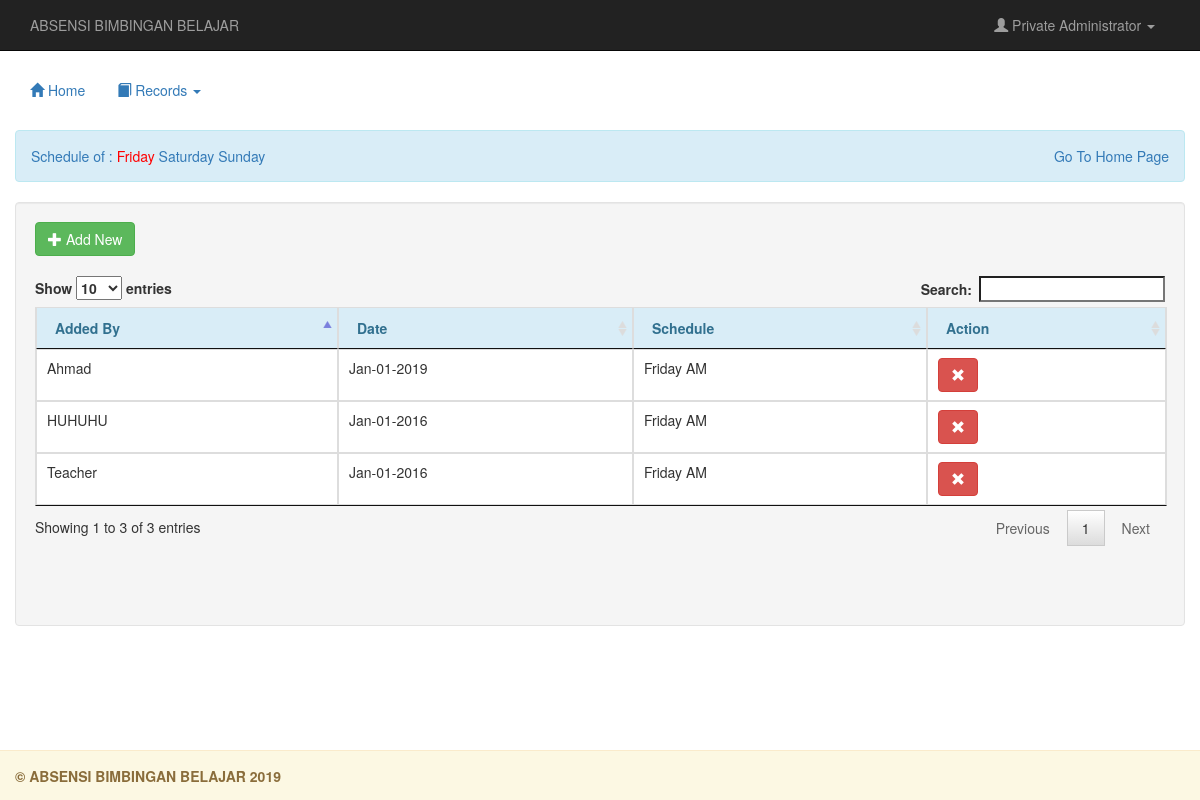
The app's page /admin/calendar.php (signed in) with its own data.
### tables this page shows
CREATE TABLE `calen` (
  `cal_id` int(19) NOT NULL,
  `name` varchar(200) NOT NULL,
  `month` varchar(200) NOT NULL,
  `day` varchar(200) NOT NULL,
  `year` varchar(200) NOT NULL,
  `schedule` varchar(200) NOT NULL
);

### admin/account.php (called while the page is built)
<?php
	require_once 'connect.php';
	$q_adminname = $conn->query("SELECT * FROM `admin` WHERE `admin_id` = '$_SESSION[admin_id]'") or die(mysqli_error());
	$f_adminname = $q_adminname->fetch_array();
	$admin_name = $f_adminname['firstname']." ".$f_adminname['lastname'];
?>

### admin/calendar.php (the view, shortened to what this page needs)
<!DOCTYPE html>
<?php
	require_once 'account.php';
?>
<html lang = "eng">
	<head>
		<link rel = "stylesheet" href = "css/bootstrap.css" />
		<link rel = "stylesheet" href = "css/jquery.dataTables.css" />
	</head>
	<body>
		<nav class = "navbar navbar-inverse navbar-fixed-top">
			<div class = "container-fluid">
				<div class = "navbar-header">
						<p class = "navbar-text pull-right">ABSENSI BIMBINGAN BELAJAR</p>
					</div>
				<ul class = "nav navbar-nav navbar-right">
					<li class = "dropdown">
						<a href = "#" class = "dropdown-toggle" data-toggle = "dropdown"><i class = "glyphicon glyphicon-user"></i> <?php echo htmlentities($admin_name)?> <b class = "caret"></b></a>
					</li>
				</ul>
			</div>
		</nav>
		<div class = "container-fluid" style = "margin-top:70px;">
			<ul class = "nav nav-pills">
				<li ><a href = "home.php"><span class = "glyphicon glyphicon-home"></span> Home</a></li>
				<li class = "dropdown"  >
					<a class = "dropdown-toggle" data-toggle = "dropdown" href = "#" ><span class = "glyphicon glyphicon-book"></span> Records <span class = "caret"></span></a>
			</ul>
			<br />
			<div class = "alert alert-info">
			<a href="#">Schedule of :</a>
			<a href="calendar.php" style="color:red;">Friday</a>
			<a href="cal_s.php">Saturday</a>
			<a href="cal_su.php">Sunday</a>
			<a href="home.php"style="float:right;">Go To Home Page</a></div>
			<div class = "well col-lg-12">
				<button type = "button" class = "btn btn-success" data-target = "#myModal" data-toggle = "modal"><span class = "glyphicon glyphicon-plus"></span> Add New</button>
				<br />
				<br />
				<table id = "table" class = "table table-bordered">
					<thead>
						<tr class = "alert-info">
							<th>Added By</th>
							<th>Date</th>
							<th>Schedule</th>
							<th>Action</th>
						</tr>
					</thead>
					<tbody>
					<?php
						$q_admin = $conn->query("SELECT * FROM `calen`") or die(mysqli_error());
						while($f_admin = $q_admin->fetch_array()){
					?>
						<tr>
							<td><?php echo $f_admin['name']?></td>
							<td><?php echo $f_admin['month']."-".$f_admin['day']."-".$f_admin['year']?></td>
							<td><?php echo $f_admin['schedule']?></td>
							<td>
							<a class = "btn btn-danger radmin_id"
							name = "<?php echo $f_admin['cal_id']?>" href = "#" data-toggle = "modal" data-target = "#delete"><span class = "glyphicon glyphicon-remove"></span></a>
							</tr>
					<?php
						}
					?>
					</tbody>
				</table>
			<br />
			<br />
			<br />
			</div>
		</div>
		<div class = "navbar navbar-fixed-bottom alert-warning">
		<div class = "container-fluid" style="margin-top:15px;">
				<label class = "pull-left">&copy; ABSENSI BIMBINGAN BELAJAR <?php echo date("Y");?></label>
			</div>
		</div>
	</body>
</html>

### records on screen
calen: name "Ahmad", month "Jan", day "01", year "2019", schedule "Friday AM"
calen: name "Teacher", month "Jan", day "01", year "2016", schedule "Friday AM"
calen: name "HUHUHU", month "Jan", day "01", year "2016", schedule "Friday AM"

### other values on screen
$admin_name "Private Administrator"
